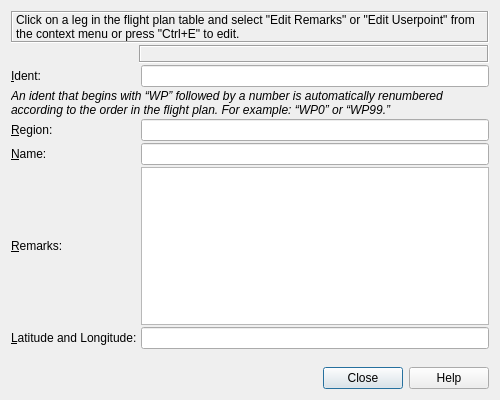
<?xml version="1.0" encoding="UTF-8"?>
<ui version="4.0">
 <class>RouteWaypointEditDialog</class>
 <widget class="QDialog" name="RouteWaypointEditDialog">
  <property name="geometry">
   <rect>
    <x>0</x>
    <y>0</y>
    <width>500</width>
    <height>400</height>
   </rect>
  </property>
  <property name="windowTitle">
   <string>Little Navmap - Edit Position</string>
  </property>
  <layout class="QGridLayout" name="gridLayout">
   <property name="spacing">
    <number>2</number>
   </property>
   <item row="5" column="2">
    <widget class="QLineEdit" name="lineEditRouteUserWaypointRegion">
     <property name="toolTip">
      <string>Optional two letter ICAO region of the waypoint.</string>
     </property>
    </widget>
   </item>
   <item row="1" column="0" colspan="3">
    <widget class="QLabel" name="labelRouteUserWaypointHeaderHint">
     <property name="frameShape">
      <enum>QFrame::Box</enum>
     </property>
     <property name="frameShadow">
      <enum>QFrame::Sunken</enum>
     </property>
     <property name="text">
      <string>Click on a leg in the flight plan table and select &quot;Edit Remarks&quot; or &quot;Edit Userpoint&quot; from the context menu or press &quot;Ctrl+E&quot; to edit.</string>
     </property>
     <property name="wordWrap">
      <bool>true</bool>
     </property>
     <property name="margin">
      <number>5</number>
     </property>
     <property name="textInteractionFlags">
      <set>Qt::LinksAccessibleByMouse|Qt::TextSelectableByMouse</set>
     </property>
    </widget>
   </item>
   <item row="3" column="0">
    <widget class="QLabel" name="labelRouteUserWaypointIdent">
     <property name="text">
      <string>&amp;Ident:</string>
     </property>
     <property name="buddy">
      <cstring>lineEditRouteUserWaypointIdent</cstring>
     </property>
    </widget>
   </item>
   <item row="2" column="1" colspan="2">
    <widget class="QLabel" name="labelRouteUserWaypointHeaderWaypointInfo">
     <property name="frameShape">
      <enum>QFrame::Box</enum>
     </property>
     <property name="frameShadow">
      <enum>QFrame::Sunken</enum>
     </property>
     <property name="text">
      <string/>
     </property>
     <property name="wordWrap">
      <bool>true</bool>
     </property>
     <property name="margin">
      <number>5</number>
     </property>
     <property name="textInteractionFlags">
      <set>Qt::LinksAccessibleByMouse|Qt::TextSelectableByMouse</set>
     </property>
    </widget>
   </item>
   <item row="8" column="0">
    <widget class="QLabel" name="labelRouteUserWaypointLatLon">
     <property name="text">
      <string>&amp;Latitude and Longitude:</string>
     </property>
     <property name="buddy">
      <cstring>lineEditRouteUserWaypointLatLon</cstring>
     </property>
    </widget>
   </item>
   <item row="6" column="0">
    <widget class="QLabel" name="labelRouteUserWaypointName">
     <property name="text">
      <string>&amp;Name:</string>
     </property>
     <property name="buddy">
      <cstring>lineEditRouteUserWaypointName</cstring>
     </property>
    </widget>
   </item>
   <item row="9" column="2">
    <widget class="QLabel" name="labelRouteUserWaypointCoordStatus">
     <property name="text">
      <string/>
     </property>
     <property name="wordWrap">
      <bool>true</bool>
     </property>
     <property name="margin">
      <number>5</number>
     </property>
     <property name="textInteractionFlags">
      <set>Qt::LinksAccessibleByMouse|Qt::TextSelectableByMouse</set>
     </property>
    </widget>
   </item>
   <item row="8" column="2">
    <widget class="QLineEdit" name="lineEditRouteUserWaypointLatLon">
     <property name="toolTip">
      <string>Recognized coordinate formats:
- Degrees, minutes and seconds : N49° 26' 41.57&quot; E9° 12' 5.49&quot; or 49° 26' 41.57&quot; N 9° 12' 5.49&quot; E
- Degrees and minutes: N54* 16.82' W008* 35.95', N 52 33.58 E 13 17.26 or 49° 26.69' N 9° 12.09' E
- Degrees only: 49.4449° N 9.2015° E or N 49.4449° E 9.2015°
- Degrees with sign: 49.4449 9.2015. Negative is west or south. Order for latitude and longitude depends on option settings.
Degree, minute and second signs can be omitted for above formats.
Latitude has to be first and N/S and E/W designators are required.
A space is only needed to separate latitude and longitude or degrees/minutes/seconds if no signs used.
Other formats:
- Degrees and minutes: N44124W122451, N14544W017479 or S31240E136502
- Degrees only 46N078W
- Degrees and minutes 4620N07805W
- Degrees, minutes and seconds 481200N0112842E (SkyVector)
- Degrees and minutes in pair &quot;N6500 W08000&quot; or &quot;N6500/W08000&quot;
- NAT type 5020N
Formats above have to be given exactly as shown in the examples.</string>
     </property>
    </widget>
   </item>
   <item row="6" column="2">
    <widget class="QLineEdit" name="lineEditRouteUserWaypointName">
     <property name="toolTip">
      <string>Waypoint name</string>
     </property>
    </widget>
   </item>
   <item row="10" column="0" colspan="3">
    <widget class="QDialogButtonBox" name="buttonBox">
     <property name="orientation">
      <enum>Qt::Horizontal</enum>
     </property>
     <property name="standardButtons">
      <set>QDialogButtonBox::Close|QDialogButtonBox::Help</set>
     </property>
    </widget>
   </item>
   <item row="7" column="0">
    <widget class="QLabel" name="labelRouteUserWaypointComment">
     <property name="text">
      <string>&amp;Remarks:</string>
     </property>
     <property name="buddy">
      <cstring>plainTextEditRouteUserWaypointComment</cstring>
     </property>
    </widget>
   </item>
   <item row="3" column="2">
    <widget class="QLineEdit" name="lineEditRouteUserWaypointIdent">
     <property name="toolTip">
      <string>Required ident of the waypoint.
A short all upper case ident without spaces is recommended.

Idents starting with &quot;WP&quot; followed by a number are automatically renamed to reflect flying order.
Examples: &quot;WP1&quot;, &quot;WP2&quot; or &quot;WP10&quot;.</string>
     </property>
    </widget>
   </item>
   <item row="7" column="2">
    <widget class="QPlainTextEdit" name="plainTextEditRouteUserWaypointComment">
     <property name="tabChangesFocus">
      <bool>true</bool>
     </property>
    </widget>
   </item>
   <item row="5" column="0">
    <widget class="QLabel" name="labelRouteUserWaypointRegion">
     <property name="text">
      <string>&amp;Region:</string>
     </property>
     <property name="buddy">
      <cstring>lineEditRouteUserWaypointRegion</cstring>
     </property>
    </widget>
   </item>
   <item row="4" column="0" colspan="3">
    <widget class="QLabel" name="labelRouteUserWaypointIdentHint">
     <property name="text">
      <string>&lt;html&gt;&lt;head/&gt;&lt;body&gt;&lt;p&gt;&lt;img src=&quot;:/littlenavmap/resources/icons/bulb.svg&quot;/&gt;&lt;span style=&quot; font-style:italic;&quot;&gt;An ident that begins with “WP” followed by a number is automatically renumbered according to the order in the flight plan. For example: “WP0” or “WP99.”&lt;/span&gt;&lt;/p&gt;&lt;/body&gt;&lt;/html&gt;</string>
     </property>
     <property name="wordWrap">
      <bool>true</bool>
     </property>
     <property name="margin">
      <number>10</number>
     </property>
     <property name="textInteractionFlags">
      <set>Qt::LinksAccessibleByMouse|Qt::TextSelectableByMouse</set>
     </property>
    </widget>
   </item>
  </layout>
 </widget>
 <tabstops>
  <tabstop>lineEditRouteUserWaypointIdent</tabstop>
  <tabstop>lineEditRouteUserWaypointRegion</tabstop>
  <tabstop>lineEditRouteUserWaypointName</tabstop>
  <tabstop>plainTextEditRouteUserWaypointComment</tabstop>
  <tabstop>lineEditRouteUserWaypointLatLon</tabstop>
 </tabstops>
 <resources/>
 <connections/>
</ui>
